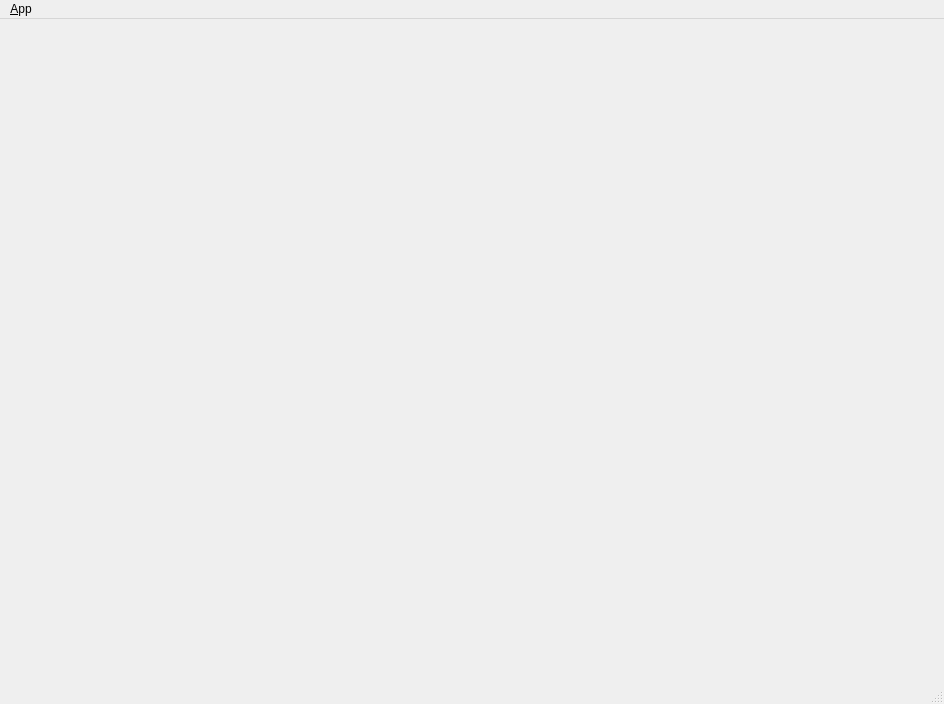
<?xml version="1.0" encoding="UTF-8"?>
<ui version="4.0">
 <class>MainWindowDesign</class>
 <widget class="QMainWindow" name="MainWindowDesign">
  <property name="geometry">
   <rect>
    <x>0</x>
    <y>0</y>
    <width>944</width>
    <height>704</height>
   </rect>
  </property>
  <property name="windowTitle">
   <string>QRosApp</string>
  </property>
  <property name="windowIcon">
   <iconset resource="../resources/images.qrc">
    <normaloff>:/images/icon.png</normaloff>:/images/icon.png</iconset>
  </property>
  <property name="locale">
   <locale language="English" country="Australia"/>
  </property>
  <widget class="QWidget" name="centralwidget">
   <layout class="QHBoxLayout"/>
  </widget>
  <widget class="QMenuBar" name="menubar">
   <property name="geometry">
    <rect>
     <x>0</x>
     <y>0</y>
     <width>944</width>
     <height>25</height>
    </rect>
   </property>
   <widget class="QMenu" name="menu_File">
    <property name="title">
     <string>&amp;App</string>
    </property>
    <addaction name="action_Preferences"/>
    <addaction name="separator"/>
    <addaction name="actionAbout"/>
    <addaction name="actionAbout_Qt"/>
    <addaction name="separator"/>
    <addaction name="action_Quit"/>
   </widget>
   <addaction name="menu_File"/>
  </widget>
  <widget class="QStatusBar" name="statusbar"/>
  <action name="action_Quit">
   <property name="text">
    <string>&amp;Quit</string>
   </property>
   <property name="shortcut">
    <string>Ctrl+Q</string>
   </property>
   <property name="shortcutContext">
    <enum>Qt::ApplicationShortcut</enum>
   </property>
  </action>
  <action name="action_Preferences">
   <property name="text">
    <string>&amp;Preferences</string>
   </property>
  </action>
  <action name="actionAbout">
   <property name="text">
    <string>&amp;About</string>
   </property>
  </action>
  <action name="actionAbout_Qt">
   <property name="text">
    <string>About &amp;Qt</string>
   </property>
  </action>
 </widget>
 <resources>
  <include location="../resources/images.qrc"/>
 </resources>
 <connections>
  <connection>
   <sender>action_Quit</sender>
   <signal>triggered()</signal>
   <receiver>MainWindowDesign</receiver>
   <slot>close()</slot>
   <hints>
    <hint type="sourcelabel">
     <x>-1</x>
     <y>-1</y>
    </hint>
    <hint type="destinationlabel">
     <x>399</x>
     <y>299</y>
    </hint>
   </hints>
  </connection>
 </connections>
</ui>
